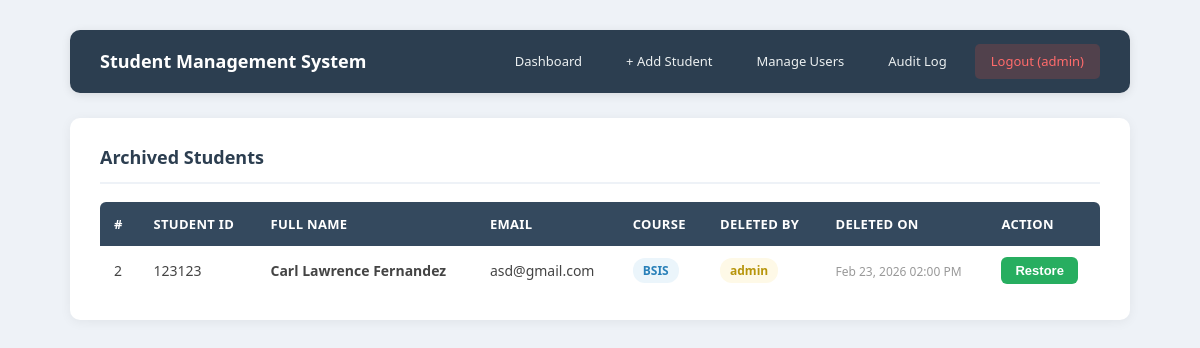
The page /LABEXAM2/Infosec_lab2/archive.php (signed in) on the database its author committed.
### tables this page shows
CREATE TABLE `students` (
  `id` int(11) NOT NULL,
  `student_id` varchar(50) NOT NULL,
  `fullname` varchar(100) NOT NULL,
  `email` varchar(100) NOT NULL,
  `course_id` int(11) NOT NULL,
  `created_by` int(11) DEFAULT NULL,
  `is_deleted` tinyint(1) NOT NULL DEFAULT 0,
  `deleted_by` int(11) DEFAULT NULL,
  `created_at` timestamp NOT NULL DEFAULT current_timestamp(),
  `updated_at` timestamp NOT NULL DEFAULT current_timestamp() ON UPDATE current_timestamp()
);

CREATE TABLE `courses` (
  `id` int(11) NOT NULL,
  `course_code` varchar(20) NOT NULL,
  `course_name` varchar(100) NOT NULL,
  `description` varchar(255) DEFAULT NULL
);

CREATE TABLE `users` (
  `id` int(11) NOT NULL,
  `username` varchar(100) NOT NULL,
  `password` varchar(255) NOT NULL,
  `created_at` timestamp NOT NULL DEFAULT current_timestamp()
);

### LABEXAM2/Infosec_lab2/archive.php (the view, shortened to what this page needs)
<?php
include("db.php");
try {
    $stmt = $pdo->prepare("
        SELECT s.id, s.student_id, s.fullname, s.email,
               c.course_code AS course,
               u.username AS deleted_by_user,
               s.updated_at AS deleted_at
        FROM students s
        LEFT JOIN courses c ON s.course_id = c.id
        LEFT JOIN users u ON s.deleted_by = u.id
        WHERE s.is_deleted = 1
        ORDER BY s.updated_at DESC
    ");
    $stmt->execute();
    $archived = $stmt->fetchAll();
} catch (PDOException $e) {
    error_log("archive.php query error: " . $e->getMessage());
    $archived = [];
    $flash_error = "Unable to load archived records.";
}
?>
<!DOCTYPE html>
<html>
<head>
    <link rel="stylesheet" href="style.css">
</head>
<body>
<div class="page-wrapper">
    <nav class="navbar">
        <span class="nav-brand">Student Management System</span>
        <div class="nav-links">
            <a href="dashboard.php">Dashboard</a>
            <a href="add_student.php">+ Add Student</a>
            <a href="add_user.php">Manage Users</a>
            <a href="audit_log.php">Audit Log</a>
            <a href="logout.php" class="btn-logout">Logout (<?php echo htmlspecialchars($_SESSION['username'], ENT_QUOTES, 'UTF-8'); ?>)</a>
        </div>
    </nav>
    <div class="card">
        <h3>Archived Students</h3>
        <?php if (empty($archived)): ?>
            <div class="empty-state">
                <p>No archived students found.</p>
                <a href="dashboard.php" class="btn btn-secondary">Back to Dashboard</a>
            </div>
        <?php else: ?>
            <table class="data-table">
            <thead>
                <tr>
                    <th>#</th>
                    <th>Student ID</th>
                    <th>Full Name</th>
                    <th>Email</th>
                    <th>Course</th>
                    <th>Deleted By</th>
                    <th>Deleted On</th>
                    <th>Action</th>
                </tr>
            </thead>
            <tbody>
            <?php foreach ($archived as $row): ?>
                <tr>
                    <td><?php echo htmlspecialchars($row['id'], ENT_QUOTES, 'UTF-8'); ?></td>
                    <td><?php echo htmlspecialchars($row['student_id'], ENT_QUOTES, 'UTF-8'); ?></td>
                    <td><strong><?php echo htmlspecialchars($row['fullname'], ENT_QUOTES, 'UTF-8'); ?></strong></td>
                    <td><?php echo htmlspecialchars($row['email'], ENT_QUOTES, 'UTF-8'); ?></td>
                    <td><span class="badge badge-course"><?php echo htmlspecialchars($row['course'] ?? '—', ENT_QUOTES, 'UTF-8'); ?></span></td>
                    <td>
                        <?php if (!empty($row['deleted_by_user'])): ?>
                            <span class="badge badge-user"><?php echo htmlspecialchars($row['deleted_by_user'], ENT_QUOTES, 'UTF-8'); ?></span>
                        <?php else: ?>
                            <span class="meta-text">—</span>
                        <?php endif; ?>
                    </td>
                    <td><span class="meta-text"><?php echo htmlspecialchars(date('M d, Y h:i A', strtotime($row['deleted_at'])), ENT_QUOTES, 'UTF-8'); ?></span></td>
                    <td>
                        <form method="POST" action="restore_student.php" style="display:inline;"
                              onsubmit="return confirm('Restore student <?php echo htmlspecialchars($row['fullname'], ENT_QUOTES, 'UTF-8'); ?>?');">
                            <button type="submit" class="btn btn-success" style="padding: 6px 14px; font-size: 13px;">Restore</button>
                        </form>
                    </td>
                </tr>
            <?php endforeach; ?>
            </tbody>
            </table>
        <?php endif; ?>
    </div>
</div>
</body>
</html>

### LABEXAM2/Infosec_lab2/style.css (style rules this page uses)
* { margin: 0; padding: 0; box-sizing: border-box; }
body { font-family: 'Segoe UI', Tahoma, Geneva, Verdana, sans-serif; background: #eef2f7; color: #333; line-height: 1.6; }
.page-wrapper { max-width: 1100px; margin: 0 auto; padding: 30px 20px; }
.btn { display: inline-block; padding: 10px 22px; font-size: 14px; font-weight: 600; border: none; border-radius: 6px; cursor: pointer; transition: background 0.2s, transform 0.1s; text-decoration: none; }
.btn-success { background: #27ae60; color: #fff; }
.navbar { display: flex; justify-content: space-between; align-items: center; background: #2c3e50; padding: 14px 30px; border-radius: 10px; margin-bottom: 25px; box-shadow: 0 2px 10px rgba(0,0,0,0.1); }
.navbar .nav-brand { color: #fff; font-size: 18px; font-weight: 700; }
.navbar .nav-links { display: flex; gap: 12px; align-items: center; }
.navbar .nav-links a { color: #ecf0f1; text-decoration: none; padding: 7px 16px; border-radius: 5px; font-size: 13px; font-weight: 500; transition: background 0.2s; }
.navbar .nav-links a.btn-logout { background: rgba(231,76,60,0.2); color: #ff6b6b; }
.card { background: #fff; border-radius: 10px; padding: 25px 30px; box-shadow: 0 2px 12px rgba(0,0,0,0.06); }
.card h3 { font-size: 18px; color: #2c3e50; margin-bottom: 18px; padding-bottom: 10px; border-bottom: 2px solid #eef2f7; }
.data-table { width: 100%; border-collapse: collapse; font-size: 14px; }
.data-table thead th { background: #34495e; color: #fff; padding: 12px 14px; text-align: left; font-weight: 600; font-size: 13px; text-transform: uppercase; letter-spacing: 0.3px; }
.data-table thead th:first-child { border-radius: 6px 0 0 0; }
.data-table thead th:last-child { border-radius: 0 6px 0 0; }
.data-table tbody td { padding: 11px 14px; border-bottom: 1px solid #eef2f7; color: #444; }
.data-table tbody tr:last-child td { border-bottom: none; }
.badge { display: inline-block; padding: 3px 10px; border-radius: 12px; font-size: 12px; font-weight: 600; }
.badge-course { background: #ebf5fb; color: #2980b9; }
.badge-user { background: #fef9e7; color: #b7950b; }
.meta-text { font-size: 12px; color: #999; }

### rows shown on the page
students: id "2", student "123123", fullname "Carl Lawrence Fernandez", email "asd@gmail.com", course.course_code "BSIS", users.username "admin", updated_at "Feb 23, 2026 02:00 PM"

### other values the page prints
$_SESSION['username'] "admin"
